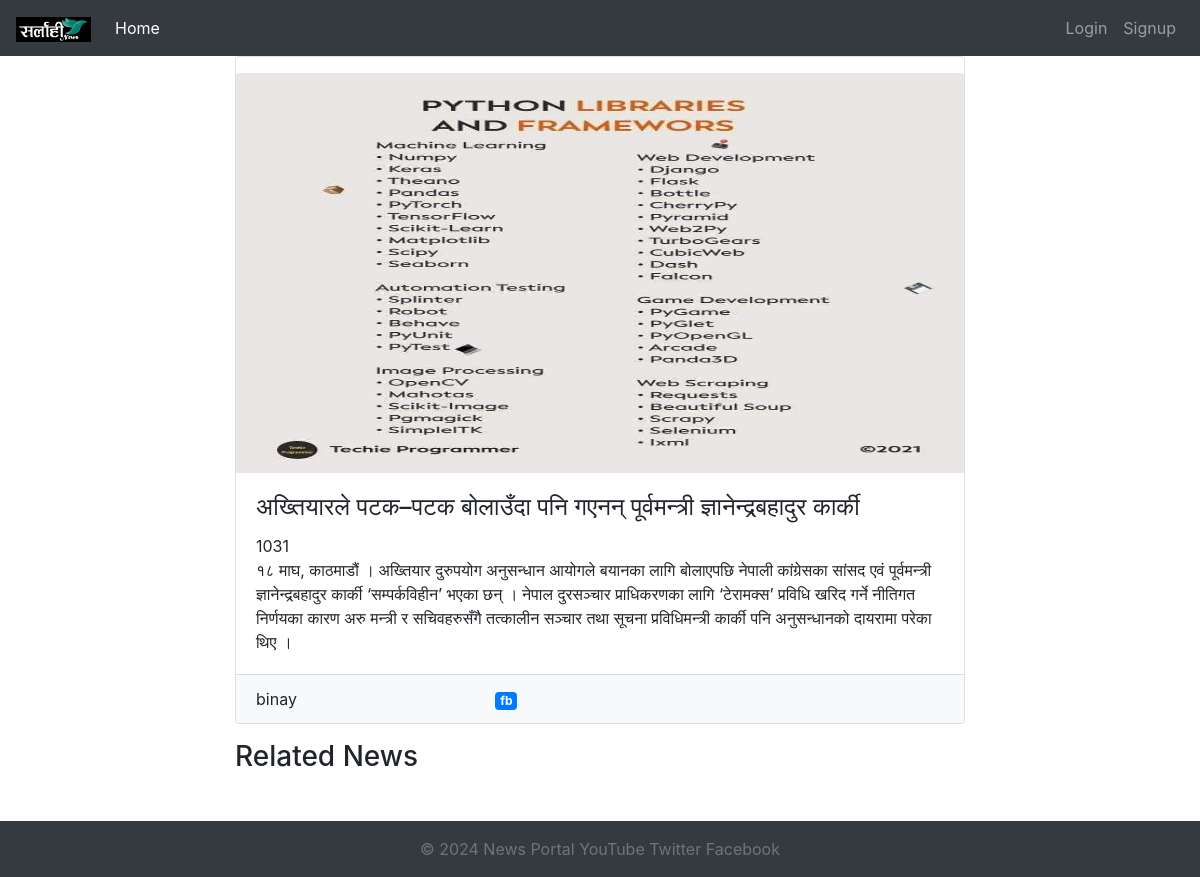
The app's page /articles/6/ with its own data.
### articles/models.py (models this page shows, shortened)
class Article(models.Model):
    id = models.AutoField(primary_key=True)
    title = models.CharField(max_length=200)
    content = models.TextField()
    author = models.ForeignKey(User, on_delete=models.CASCADE, related_name='authored_articles')
    category = models.ForeignKey(Category, on_delete=models.CASCADE)
    tags = models.ManyToManyField(Tag,blank=True)
    created_at = models.DateTimeField(auto_now_add=True)
    updated_at = models.DateTimeField(auto_now=True)
    views = models.IntegerField(default=0)
    likes = models.ManyToManyField(User, related_name='%(app_label)s_%(class)s_likes', blank=True)
    image = models.ImageField(upload_to='article_images/', blank=True)

class Tag(models.Model):
    id = models.AutoField(primary_key=True)
    name = models.CharField(max_length=100)

### articles/views.py (the view)
# urls.py: path('<int:id>/',article_detail, name='article_detail'),
def article_detail(request, id):
    articles = Article.objects.all()
    article = get_object_or_404(Article, pk=id)
    category= Category.objects.filter(is_menu=True)
    view, created = View.objects.get_or_create(article=article)
    view.count += 1
    view.save()
    return render(request, "articles/article_detail.html", {'article': article, 'view_count': view.count,"categories":category,"articles":articles})

### articles/templates/articles/article_detail.html (shortened to what this page needs)
{% extends "website/base.html" %}
{% block content %}
<div class="row">
    <div class="col-md-8 offset-md-2">
        <div class="card">
            {% if article.image %}
            <img src="{{ article.image.url }}" class="card-img-top mt-3 article-image" alt="Article Image">
            {% endif %}
            <div class="card-body">
                <h4 class="card-title"> {{ article.title }}</h4>
                {{ view_count }}
                <p class="card-text">{{ article.content }}</p>
            </div>
            <div class="card-footer bg-light">
                <div class="row">
                    <div class="col-md-4">
                        {{ article.author }}
                    </div>
                    <div class="col-md-4">
                        {% for tag in article.tags.all %}
                            <span class="badge badge-primary">{{ tag.name }}</span>
                        {% endfor %}
                    </div>
                </div>
            </div>
        </div>
    </div>
</div>
<div class="row mt-3">
    <div class="col-md-8 offset-md-2">
        <div class="related-news">
            <h3>Related News</h3>
        </div>
    </div>
</div>
{% endblock %}

### website/static/website/css/styles.css (style rules this page uses)
.article-image { max-width: 100%; height: 400px; }

### records on screen
Article: image (picture), title "अख्तियारले पटक–पटक बोलाउँदा पनि गएनन् पूर्वमन्त्री ज्ञानेन्द्रबहादुर कार्की", content "१८ माघ, काठमाडौं । अख्तियार दुरुपयोग अनुसन्धान आयोगले बयानका लागि बोलाएपछि नेपाली कांग्रेसका सांसद एवं पूर्वमन्त्री ज्ञानेन्द्रबहादुर कार्की ‘सम्पर्कविहीन’ भएका छन् । नेपाल दुरसञ्चार प्राधिकरणका लागि ‘टेरामक्स’ प्रविधि खरिद गर्ने नीतिगत निर्णयका कारण अरु मन्त्री र सचिवहरुसँगै तत्कालीन सञ्चार तथा सूचना प्रविधिमन्त्री कार्की पनि अनुसन्धानको दायरामा परेका थिए ।", author "binay"
Tag: name "fb"

### other values on screen
{{ view_count }} "1031"
